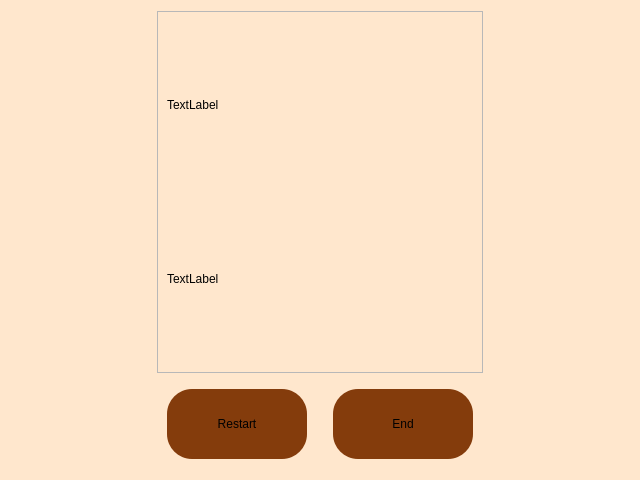
<?xml version="1.0" encoding="UTF-8"?>
<ui version="4.0">
 <class>ResultDialog</class>
 <widget class="QDialog" name="ResultDialog">
  <property name="geometry">
   <rect>
    <x>0</x>
    <y>0</y>
    <width>640</width>
    <height>480</height>
   </rect>
  </property>
  <property name="windowTitle">
   <string>Dialog</string>
  </property>
  <property name="styleSheet">
   <string notr="true">/*rgb(255, 231, 205) --beige..?

132,60,12 --brown
*/

/*============background===============*/

QDialog {
	background-color:rgb(255,231,205);

}

/*============button===============*/




QPushButton{
	background-color:rgb(132,60,12 ); 
 border-radius: 25px;
button-layout:0;
font: 13pt &quot;제주고딕&quot;;
margin:10px;
max-width:140px;
max-height:70px;
min-width:100px;
min-height:50px;


}
QPushButton:pressed {
background-color:rgb(213, 153, 103);
}

QPushButton:disabled {
    background-color: rgb(139, 112, 70);
}
QPushButton:hover{
	background-color:rgb(255,231,205);
border-width: 2px;
    border-style: solid;
border-color:3px rgb(132,60,12 ); 
 border-radius: 25px;



}
/*============QLabel===============*/
QLabel{
text-align:right;
	font: 15pt &quot;제주고딕&quot;;

}
</string>
  </property>
  <layout class="QGridLayout" name="gridLayout">
   <item row="0" column="0">
    <layout class="QVBoxLayout" name="verticalLayout">
     <property name="sizeConstraint">
      <enum>QLayout::SetDefaultConstraint</enum>
     </property>
     <item>
      <widget class="QFrame" name="winnerFrame">
       <property name="frameShape">
        <enum>QFrame::StyledPanel</enum>
       </property>
       <property name="frameShadow">
        <enum>QFrame::Raised</enum>
       </property>
       <layout class="QVBoxLayout" name="verticalLayout_2">
        <item>
         <widget class="QLabel" name="winner_label">
          <property name="text">
           <string>TextLabel</string>
          </property>
         </widget>
        </item>
        <item>
         <widget class="QLabel" name="winner_player_label">
          <property name="text">
           <string>TextLabel</string>
          </property>
         </widget>
        </item>
       </layout>
      </widget>
     </item>
     <item>
      <layout class="QHBoxLayout" name="ButtonFrame">
       <item>
        <widget class="QPushButton" name="restart_button">
         <property name="text">
          <string>Restart</string>
         </property>
        </widget>
       </item>
       <item>
        <widget class="QPushButton" name="end_button">
         <property name="text">
          <string>End</string>
         </property>
        </widget>
       </item>
      </layout>
     </item>
    </layout>
   </item>
  </layout>
 </widget>
 <resources/>
 <connections/>
</ui>
